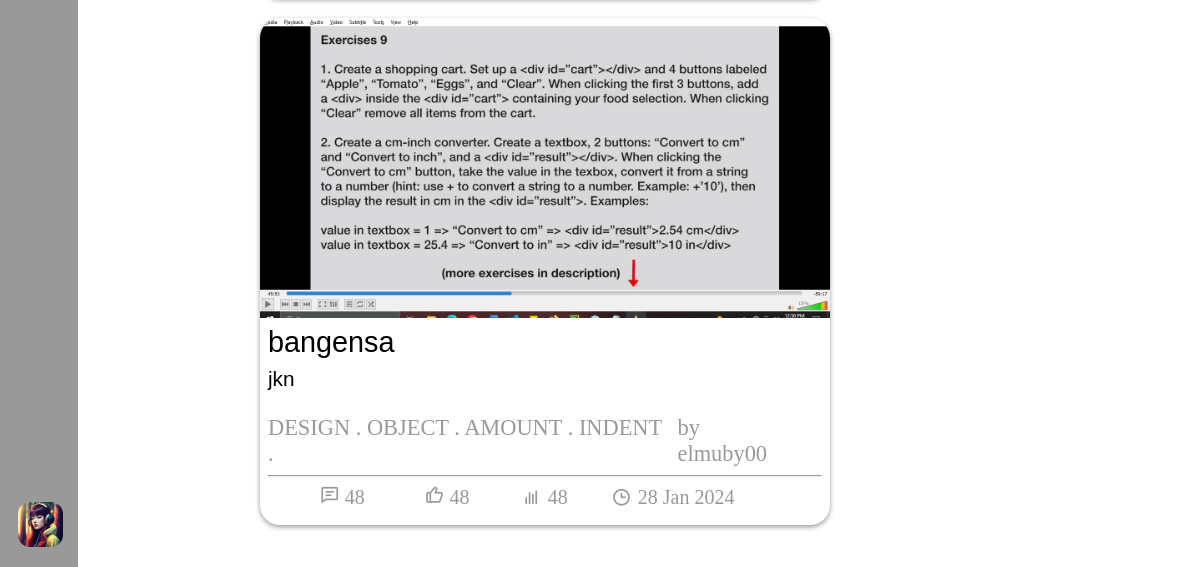
Before: / (lower part) with the older database file.
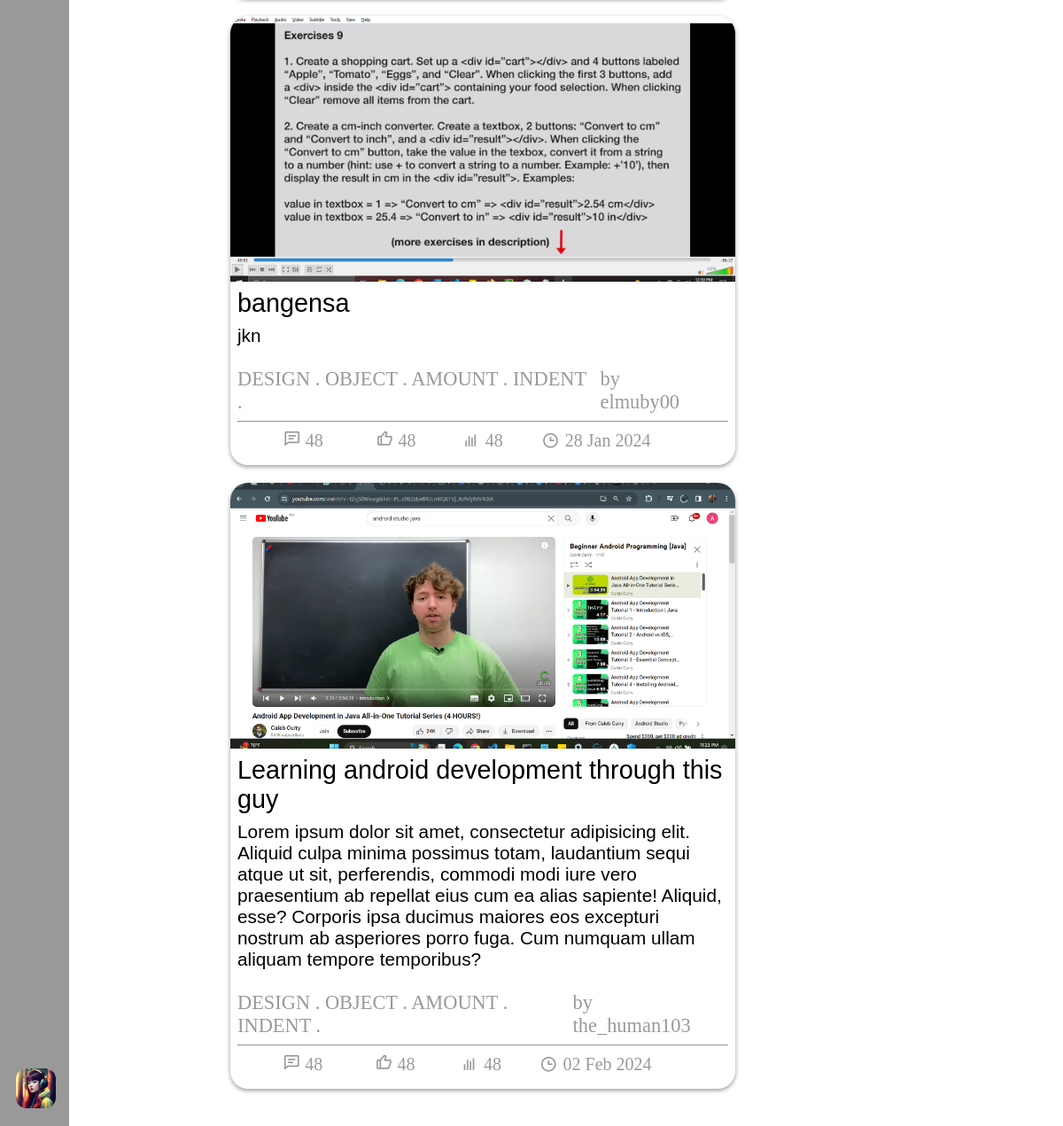
After: the same page with the newer database file.
### blog/models.py (models this page shows, shortened)
class Post(models.Model):
    id = models.UUIDField(primary_key = True, default = uuid.uuid4)
    user = models.ForeignKey(Profile, on_delete= models.SET_NULL, null= True)
    image = models.ImageField(upload_to='post_images', default=None, null=True, blank=True)
    topic = models.CharField(max_length=100, null = True, blank=True)
    caption = models.TextField()
    category = models.ForeignKey(category, on_delete = models.SET_NULL, null = True)
    created = models.DateTimeField(default = datetime.now)

class Profile(models.Model):
    user = models.OneToOneField(User, on_delete=models.CASCADE)
    bio = models.TextField(null=True, blank=True)
    dob = models.DateField(null=True, blank=True)
    profile_img =  models.ImageField( upload_to='profile_images', default='default.jpg')
    location = models.CharField(null=True, blank=True, max_length=100)
    website = models.CharField(null=True, blank=True,max_length=100)
    def __str__(self):
        return self.user.username

### blog/views.py (the view)
# urls.py: path("", views.homepage , name="home-page"),
def homepage(request):
	post = Post.objects.all()
	ordering = ['-created']
	return render(request, 'index.html', { 'post' : post, 'ordering':ordering} )

### templates/index.html (shortened to what this page needs)
{% load static %}
<!DOCTYPE html>
<html lang="en">
<head>
    <link rel="stylesheet" href="">
</head>
<body>
    {% include 'navbar.html' %}
    <div class="home-page-seperating-div">
        <div  style="margin-left: 250px;" class="post_section">
            {% include 'post_listing.html' %}
        </div>
        <div class="sidebar_section">
        </div>
    </div>
</body>
</html>

### templates/post_listing.html (shortened to what this page needs)
{% load static %}
<link
href="https://unpkg.com/boxicons@2.1.4/css/boxicons.min.css"
rel="stylesheet"
/>
<link rel="stylesheet" href="{% static 'css/post_listing.css' %}">
<body>
    {% for dposts in post %}
    <div style="padding: 10px;">
      <div class="user_post">
        <div class="post_img_div">
          <img
            src="{{ dposts.image.url }}"
            class="post_img"
          />
        </div>
        <div class="post_heading">{{ dposts.topic }}</div>
        <div class="post_body">{{ dposts.caption }}
        </div>
        <div class="post_info">
          <div class="post_about">
            <div class="post_about_links">
              <a href="#">DESIGN</a> .
              <a href="#">OBJECT</a> .
              <a href="#">AMOUNT</a> .
              <a href="#">INDENT</a> .
            </div>
            <a href="#" class="post_owner">by {{ dposts.user }}</a>
          </div>
          <hr />
          <div class="actions">
            <div class="action_btns comment">
              <a href="#">
                <i class="bx bx-comment-detail"></i>
                <span>48</span>
              </a>
            </div>
            <div class="action_btns like">
              <a href="#">
                <i class="bx bx-like"></i>
                <span>48</span>
              </a>
            </div>
            <div class="action_btns views">
              <i class="bx bx-bar-chart"></i>
              <span>48</span>
            </div>
            <div class="action_btns views">
              <i class="bx bx-time"></i>
              <span>{{dposts.created |  date:"d M Y" }}</span>
            </div>
          </div>
        </div>
      </div>
    </div>
      {% endfor %}
  </body>

Changed rows visible on the page:
added Post: image (picture), topic "Learning android development through this guy", caption "Lorem ipsum dolor sit amet, consectetur adipisicing elit. Aliquid culpa minima possimus totam, laudantium sequi atque ut sit, perferendis, commodi modi iure vero praesentium ab repellat eius cum ea alias sapiente! Aliquid, esse? Corporis ipsa ducimus maiores eos excepturi nostrum ab asperiores porro fuga. Cum numquam ullam aliquam tempore temporibus?", user "the_human103", created "02 Feb 2024"
